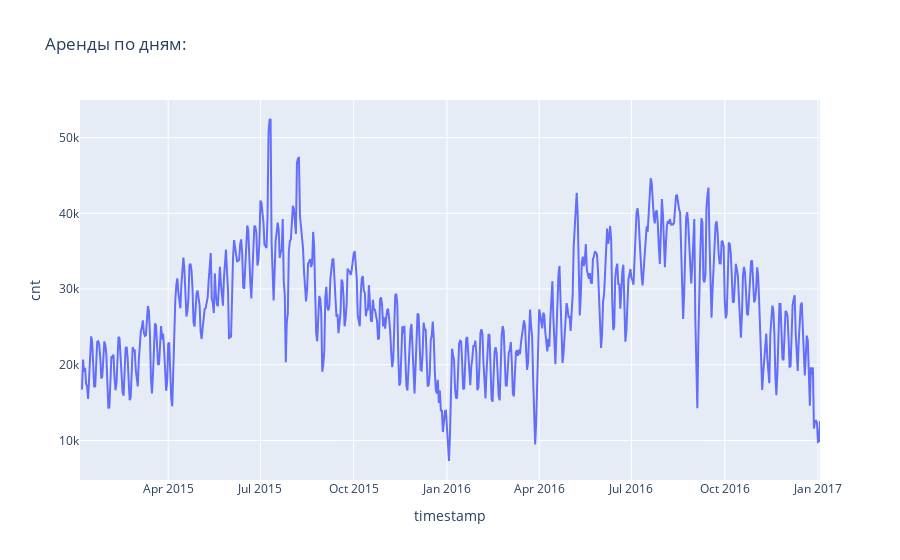

Source (notebook cell):
### Code cell
# применим скользящее среднее, чтобы сгладить все крупные суточные скачки, усреднив их с днем до и после:
cnt_daily_avg = cnt_daily.rolling(window=3).mean()

fig = px.line(cnt_daily_avg, y='cnt', title='Аренды по дням:')
fig.show()

### Figure 1 — Plotly figure (JSON) as saved in the notebook; plotly's stock layout.template omitted (floating-point values rounded to 4 significant figures; data arrays with more than 128 entries replaced by an {"elided": "..."} marker saying what was removed)
{"data": [{"hovertemplate": "timestamp=%{x}<br>cnt=%{y}<extra></extra>", "legendgroup": "", "line": {"color": "#636efa", "dash": "solid"}, "mode": "lines", "name": "", "orientation": "v", "showlegend": false, "type": "scatter", "x": {"elided": "731 str values"}, "xaxis": "x", "y": {"elided": "731 float values"}, "yaxis": "y"}], "layout": {"legend": {"tracegroupgap": 0}, "title": {"text": "Аренды по дням:"}, "xaxis": {"anchor": "y", "domain": [0, 1], "title": {"text": "timestamp"}}, "yaxis": {"anchor": "x", "domain": [0, 1], "title": {"text": "cnt"}}}}
